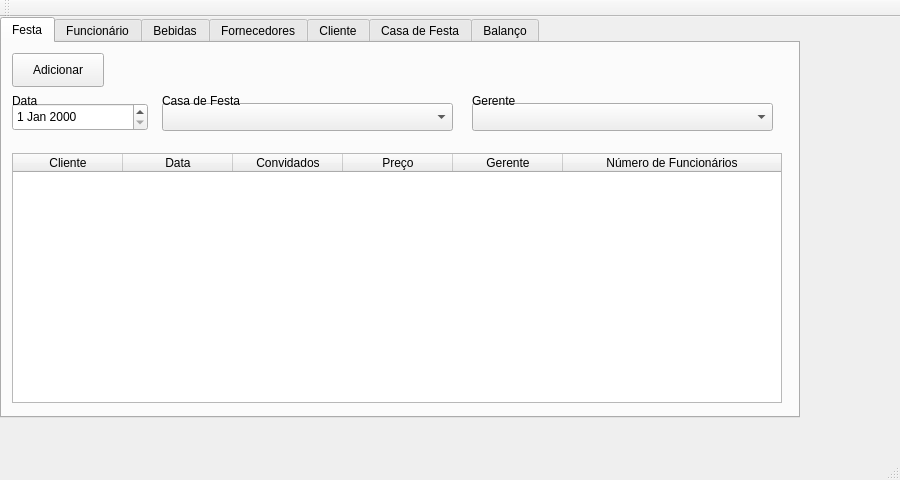
<?xml version="1.0" encoding="UTF-8"?>
<ui version="4.0">
 <class>MainWindow</class>
 <widget class="QMainWindow" name="MainWindow">
  <property name="geometry">
   <rect>
    <x>0</x>
    <y>0</y>
    <width>900</width>
    <height>480</height>
   </rect>
  </property>
  <property name="windowTitle">
   <string>MainWindow</string>
  </property>
  <widget class="QWidget" name="centralWidget">
   <widget class="QTabWidget" name="tabWidget">
    <property name="geometry">
     <rect>
      <x>0</x>
      <y>0</y>
      <width>800</width>
      <height>401</height>
     </rect>
    </property>
    <property name="currentIndex">
     <number>0</number>
    </property>
    <property name="elideMode">
     <enum>Qt::ElideRight</enum>
    </property>
    <property name="documentMode">
     <bool>false</bool>
    </property>
    <widget class="QWidget" name="festa">
     <attribute name="title">
      <string>Festa</string>
     </attribute>
     <widget class="QPushButton" name="festa_addButton">
      <property name="geometry">
       <rect>
        <x>10</x>
        <y>10</y>
        <width>92</width>
        <height>34</height>
       </rect>
      </property>
      <property name="text">
       <string>Adicionar</string>
      </property>
     </widget>
     <widget class="QDateEdit" name="data_edit">
      <property name="geometry">
       <rect>
        <x>10</x>
        <y>60</y>
        <width>136</width>
        <height>28</height>
       </rect>
      </property>
     </widget>
     <widget class="QComboBox" name="casaDeFesa_comboBox">
      <property name="geometry">
       <rect>
        <x>160</x>
        <y>60</y>
        <width>291</width>
        <height>28</height>
       </rect>
      </property>
     </widget>
     <widget class="QLabel" name="casaDeFesta_label">
      <property name="geometry">
       <rect>
        <x>160</x>
        <y>50</y>
        <width>81</width>
        <height>16</height>
       </rect>
      </property>
      <property name="text">
       <string>Casa de Festa</string>
      </property>
     </widget>
     <widget class="QComboBox" name="gerente_comboBox">
      <property name="geometry">
       <rect>
        <x>470</x>
        <y>60</y>
        <width>301</width>
        <height>28</height>
       </rect>
      </property>
     </widget>
     <widget class="QLabel" name="gerente_label">
      <property name="geometry">
       <rect>
        <x>470</x>
        <y>50</y>
        <width>81</width>
        <height>16</height>
       </rect>
      </property>
      <property name="text">
       <string>Gerente</string>
      </property>
     </widget>
     <widget class="QLabel" name="data_label">
      <property name="geometry">
       <rect>
        <x>10</x>
        <y>50</y>
        <width>58</width>
        <height>16</height>
       </rect>
      </property>
      <property name="text">
       <string>Data</string>
      </property>
     </widget>
     <widget class="QTableWidget" name="festa_tableWidget">
      <property name="geometry">
       <rect>
        <x>10</x>
        <y>110</y>
        <width>770</width>
        <height>250</height>
       </rect>
      </property>
      <property name="sizePolicy">
       <sizepolicy hsizetype="Expanding" vsizetype="Expanding">
        <horstretch>0</horstretch>
        <verstretch>0</verstretch>
       </sizepolicy>
      </property>
      <property name="sizeAdjustPolicy">
       <enum>QAbstractScrollArea::AdjustToContents</enum>
      </property>
      <property name="textElideMode">
       <enum>Qt::ElideNone</enum>
      </property>
      <property name="sortingEnabled">
       <bool>true</bool>
      </property>
      <property name="wordWrap">
       <bool>true</bool>
      </property>
      <property name="cornerButtonEnabled">
       <bool>true</bool>
      </property>
      <property name="rowCount">
       <number>0</number>
      </property>
      <attribute name="horizontalHeaderCascadingSectionResizes">
       <bool>false</bool>
      </attribute>
      <attribute name="horizontalHeaderDefaultSectionSize">
       <number>110</number>
      </attribute>
      <attribute name="horizontalHeaderMinimumSectionSize">
       <number>50</number>
      </attribute>
      <attribute name="horizontalHeaderStretchLastSection">
       <bool>true</bool>
      </attribute>
      <attribute name="verticalHeaderDefaultSectionSize">
       <number>30</number>
      </attribute>
      <column>
       <property name="text">
        <string>Cliente</string>
       </property>
      </column>
      <column>
       <property name="text">
        <string>Data</string>
       </property>
      </column>
      <column>
       <property name="text">
        <string>Convidados</string>
       </property>
      </column>
      <column>
       <property name="text">
        <string>Preço</string>
       </property>
      </column>
      <column>
       <property name="text">
        <string>Gerente</string>
       </property>
      </column>
      <column>
       <property name="text">
        <string>Número de Funcionários</string>
       </property>
      </column>
     </widget>
    </widget>
    <widget class="QWidget" name="funcionario">
     <attribute name="title">
      <string>Funcionário</string>
     </attribute>
     <widget class="QPushButton" name="funcionario_addButton">
      <property name="geometry">
       <rect>
        <x>10</x>
        <y>10</y>
        <width>92</width>
        <height>34</height>
       </rect>
      </property>
      <property name="text">
       <string>Adicionar</string>
      </property>
     </widget>
     <widget class="QCheckBox" name="bartender_check">
      <property name="geometry">
       <rect>
        <x>10</x>
        <y>70</y>
        <width>81</width>
        <height>28</height>
       </rect>
      </property>
      <property name="text">
       <string>Bartender</string>
      </property>
      <property name="checked">
       <bool>true</bool>
      </property>
     </widget>
     <widget class="QCheckBox" name="gerente_check">
      <property name="geometry">
       <rect>
        <x>100</x>
        <y>70</y>
        <width>83</width>
        <height>28</height>
       </rect>
      </property>
      <property name="text">
       <string>Gerente</string>
      </property>
      <property name="checked">
       <bool>true</bool>
      </property>
     </widget>
     <widget class="QCheckBox" name="garcom_check">
      <property name="geometry">
       <rect>
        <x>180</x>
        <y>70</y>
        <width>83</width>
        <height>28</height>
       </rect>
      </property>
      <property name="text">
       <string>Garçom</string>
      </property>
      <property name="checked">
       <bool>true</bool>
      </property>
     </widget>
     <widget class="QCheckBox" name="operador_check">
      <property name="geometry">
       <rect>
        <x>260</x>
        <y>70</y>
        <width>151</width>
        <height>28</height>
       </rect>
      </property>
      <property name="text">
       <string>Operador Raspadinha</string>
      </property>
      <property name="checked">
       <bool>true</bool>
      </property>
     </widget>
     <widget class="QLabel" name="label">
      <property name="geometry">
       <rect>
        <x>10</x>
        <y>50</y>
        <width>58</width>
        <height>16</height>
       </rect>
      </property>
      <property name="text">
       <string>Função</string>
      </property>
     </widget>
     <widget class="QTableWidget" name="funcionario_tableWidget">
      <property name="geometry">
       <rect>
        <x>10</x>
        <y>100</y>
        <width>770</width>
        <height>261</height>
       </rect>
      </property>
      <property name="sizePolicy">
       <sizepolicy hsizetype="Expanding" vsizetype="Expanding">
        <horstretch>0</horstretch>
        <verstretch>0</verstretch>
       </sizepolicy>
      </property>
      <property name="wordWrap">
       <bool>true</bool>
      </property>
      <property name="cornerButtonEnabled">
       <bool>true</bool>
      </property>
      <attribute name="horizontalHeaderDefaultSectionSize">
       <number>125</number>
      </attribute>
      <attribute name="horizontalHeaderStretchLastSection">
       <bool>false</bool>
      </attribute>
      <column>
       <property name="text">
        <string>Nome</string>
       </property>
      </column>
      <column>
       <property name="text">
        <string>Telefone Fixo</string>
       </property>
      </column>
      <column>
       <property name="text">
        <string>Telefone Móvel</string>
       </property>
      </column>
      <column>
       <property name="text">
        <string>Cargo</string>
       </property>
      </column>
      <column>
       <property name="text">
        <string>Comissão</string>
       </property>
      </column>
      <column>
       <property name="text">
        <string>Local Próxima Festa</string>
       </property>
      </column>
      <column>
       <property name="text">
        <string>Data Próxima Festa</string>
       </property>
      </column>
     </widget>
    </widget>
    <widget class="QWidget" name="bebidas">
     <attribute name="title">
      <string>Bebidas</string>
     </attribute>
     <widget class="QPushButton" name="add_bebida">
      <property name="geometry">
       <rect>
        <x>10</x>
        <y>10</y>
        <width>92</width>
        <height>34</height>
       </rect>
      </property>
      <property name="text">
       <string>Adicionar</string>
      </property>
     </widget>
     <widget class="QSpinBox" name="quantidade_spinBox">
      <property name="geometry">
       <rect>
        <x>10</x>
        <y>60</y>
        <width>141</width>
        <height>28</height>
       </rect>
      </property>
     </widget>
     <widget class="QLabel" name="quantidade_label">
      <property name="geometry">
       <rect>
        <x>10</x>
        <y>50</y>
        <width>81</width>
        <height>16</height>
       </rect>
      </property>
      <property name="text">
       <string>Quantidade</string>
      </property>
     </widget>
     <widget class="QTableWidget" name="bebida_tableWidget">
      <property name="geometry">
       <rect>
        <x>10</x>
        <y>100</y>
        <width>770</width>
        <height>261</height>
       </rect>
      </property>
      <property name="sizePolicy">
       <sizepolicy hsizetype="Expanding" vsizetype="Expanding">
        <horstretch>0</horstretch>
        <verstretch>0</verstretch>
       </sizepolicy>
      </property>
      <property name="wordWrap">
       <bool>true</bool>
      </property>
      <property name="cornerButtonEnabled">
       <bool>true</bool>
      </property>
      <attribute name="horizontalHeaderDefaultSectionSize">
       <number>150</number>
      </attribute>
      <column>
       <property name="text">
        <string>Nome</string>
       </property>
      </column>
      <column>
       <property name="text">
        <string>Volume</string>
       </property>
      </column>
      <column>
       <property name="text">
        <string>Quantidade</string>
       </property>
      </column>
     </widget>
    </widget>
    <widget class="QWidget" name="fornecedores">
     <attribute name="title">
      <string>Fornecedores</string>
     </attribute>
     <widget class="QPushButton" name="fornecedor_addButton">
      <property name="geometry">
       <rect>
        <x>10</x>
        <y>10</y>
        <width>92</width>
        <height>34</height>
       </rect>
      </property>
      <property name="text">
       <string>Adicionar</string>
      </property>
     </widget>
     <widget class="QTableWidget" name="fornecedor_tableWidget">
      <property name="geometry">
       <rect>
        <x>10</x>
        <y>100</y>
        <width>770</width>
        <height>261</height>
       </rect>
      </property>
      <property name="sizePolicy">
       <sizepolicy hsizetype="Expanding" vsizetype="Expanding">
        <horstretch>0</horstretch>
        <verstretch>0</verstretch>
       </sizepolicy>
      </property>
      <property name="wordWrap">
       <bool>true</bool>
      </property>
      <property name="cornerButtonEnabled">
       <bool>true</bool>
      </property>
      <attribute name="horizontalHeaderDefaultSectionSize">
       <number>105</number>
      </attribute>
      <attribute name="horizontalHeaderStretchLastSection">
       <bool>true</bool>
      </attribute>
      <column>
       <property name="text">
        <string>Nome</string>
       </property>
      </column>
      <column>
       <property name="text">
        <string>CNPJ</string>
       </property>
      </column>
      <column>
       <property name="text">
        <string>Telefone</string>
       </property>
      </column>
      <column>
       <property name="text">
        <string>Banco</string>
       </property>
      </column>
      <column>
       <property name="text">
        <string>Agência</string>
       </property>
      </column>
      <column>
       <property name="text">
        <string>Número Conta</string>
       </property>
      </column>
      <column>
       <property name="text">
        <string>Tipo da Conta</string>
       </property>
      </column>
     </widget>
    </widget>
    <widget class="QWidget" name="cliente">
     <attribute name="title">
      <string>Cliente</string>
     </attribute>
     <widget class="QPushButton" name="cliente_addButton">
      <property name="geometry">
       <rect>
        <x>10</x>
        <y>10</y>
        <width>92</width>
        <height>34</height>
       </rect>
      </property>
      <property name="text">
       <string>Adicionar</string>
      </property>
     </widget>
     <widget class="QTableWidget" name="cliente_tableWidget">
      <property name="geometry">
       <rect>
        <x>10</x>
        <y>100</y>
        <width>770</width>
        <height>261</height>
       </rect>
      </property>
      <property name="sizePolicy">
       <sizepolicy hsizetype="Expanding" vsizetype="Expanding">
        <horstretch>0</horstretch>
        <verstretch>0</verstretch>
       </sizepolicy>
      </property>
      <property name="wordWrap">
       <bool>true</bool>
      </property>
      <property name="cornerButtonEnabled">
       <bool>true</bool>
      </property>
      <attribute name="horizontalHeaderDefaultSectionSize">
       <number>115</number>
      </attribute>
      <column>
       <property name="text">
        <string>Nome</string>
       </property>
      </column>
      <column>
       <property name="text">
        <string>CPF</string>
       </property>
      </column>
      <column>
       <property name="text">
        <string>Telefone</string>
       </property>
      </column>
      <column>
       <property name="text">
        <string>Banco</string>
       </property>
      </column>
      <column>
       <property name="text">
        <string>Agência</string>
       </property>
      </column>
      <column>
       <property name="text">
        <string>Número Conta</string>
       </property>
      </column>
      <column>
       <property name="text">
        <string>Tipo da Conta</string>
       </property>
      </column>
      <column>
       <property name="text">
        <string>Número de Festas</string>
       </property>
      </column>
     </widget>
    </widget>
    <widget class="QWidget" name="casaDeFesta">
     <attribute name="title">
      <string>Casa de Festa</string>
     </attribute>
     <widget class="QPushButton" name="casaDeFesta_addButton">
      <property name="geometry">
       <rect>
        <x>10</x>
        <y>10</y>
        <width>92</width>
        <height>34</height>
       </rect>
      </property>
      <property name="text">
       <string>Adicionar</string>
      </property>
     </widget>
     <widget class="QTableWidget" name="casaDeFesta_tableWidget">
      <property name="geometry">
       <rect>
        <x>10</x>
        <y>90</y>
        <width>770</width>
        <height>261</height>
       </rect>
      </property>
      <property name="sizePolicy">
       <sizepolicy hsizetype="Expanding" vsizetype="Expanding">
        <horstretch>0</horstretch>
        <verstretch>0</verstretch>
       </sizepolicy>
      </property>
      <property name="wordWrap">
       <bool>true</bool>
      </property>
      <property name="cornerButtonEnabled">
       <bool>true</bool>
      </property>
      <attribute name="horizontalHeaderDefaultSectionSize">
       <number>120</number>
      </attribute>
      <attribute name="horizontalHeaderHighlightSections">
       <bool>true</bool>
      </attribute>
      <attribute name="horizontalHeaderStretchLastSection">
       <bool>true</bool>
      </attribute>
      <column>
       <property name="text">
        <string>Nome</string>
       </property>
      </column>
      <column>
       <property name="text">
        <string>Rua</string>
       </property>
      </column>
      <column>
       <property name="text">
        <string>Número</string>
       </property>
      </column>
      <column>
       <property name="text">
        <string>Cidade</string>
       </property>
      </column>
      <column>
       <property name="text">
        <string>CEP</string>
       </property>
      </column>
      <column>
       <property name="text">
        <string>Data Próxima Festa</string>
       </property>
      </column>
     </widget>
    </widget>
    <widget class="QWidget" name="balanco">
     <attribute name="title">
      <string>Balanço</string>
     </attribute>
    </widget>
   </widget>
  </widget>
  <widget class="QMenuBar" name="menuBar">
   <property name="geometry">
    <rect>
     <x>0</x>
     <y>0</y>
     <width>900</width>
     <height>30</height>
    </rect>
   </property>
  </widget>
  <widget class="QToolBar" name="mainToolBar">
   <attribute name="toolBarArea">
    <enum>TopToolBarArea</enum>
   </attribute>
   <attribute name="toolBarBreak">
    <bool>false</bool>
   </attribute>
  </widget>
  <widget class="QStatusBar" name="statusBar"/>
 </widget>
 <layoutdefault spacing="6" margin="11"/>
 <resources/>
 <connections/>
</ui>
